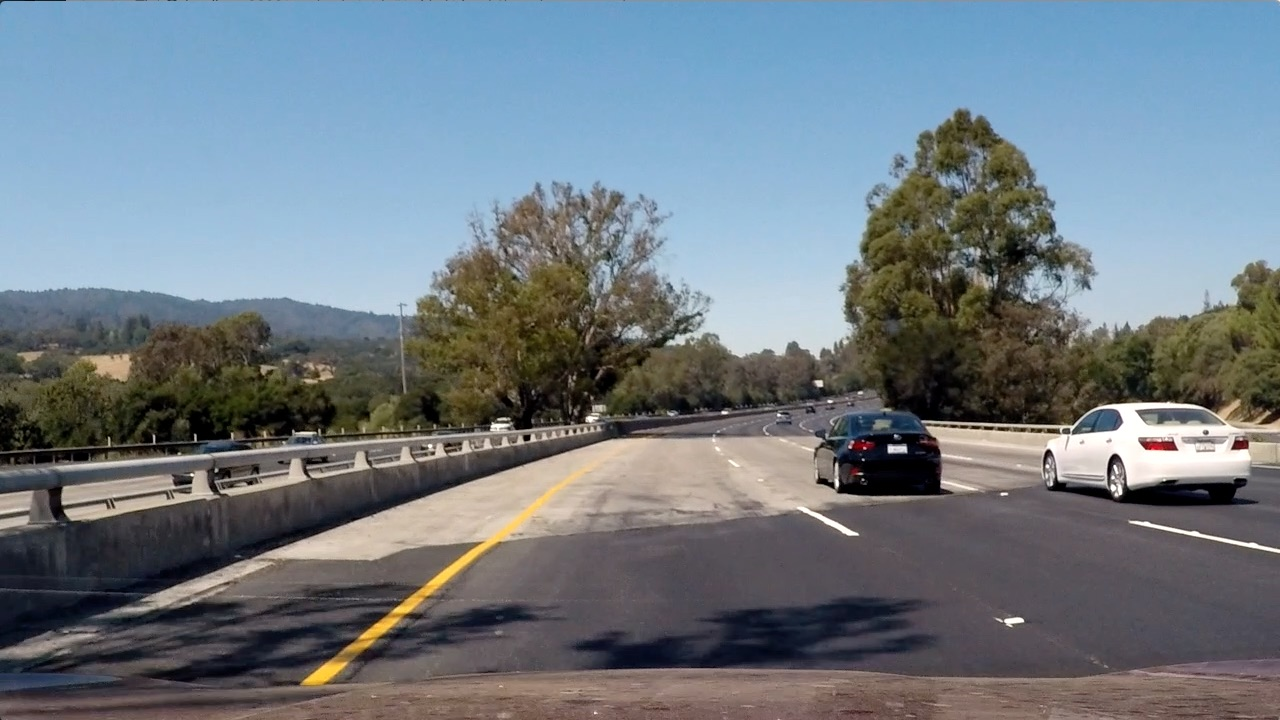
#> input picture test_images/test4.jpg, 1280 x 720 px
$ jupyter execute --allow-errors detect_cars.ipynb   (shell and % lines are left out)   (older library calls are emulated)   (text cells are left out)
#> lines starting #> are read from the running program, lines starting #| are printed output that depends on the picture; pictures that were not available may be replaced by others from this repository, and a replacement may not be noted
[cell 1]
import numpy as np
import cv2
from skimage.feature import hog
import path
import matplotlib.image as mpimg
import matplotlib.pyplot as plt
import os
from sklearn.preprocessing import StandardScaler
from sklearn.cross_validation import train_test_split
from sklearn.svm import LinearSVC
from scipy.ndimage.measurements import label
from moviepy.editor import VideoFileClip
from IPython.display import HTML

%pylab inline

[cell 2]
# [10 lines left out: function draw_boxes, not called in this run]

def convert_color(img, conv='RGB2YCrCb'):
    '''change image colorspace'''
    if conv == 'RGB2YCrCb':
        return cv2.cvtColor(img, cv2.COLOR_RGB2YCrCb)
    if conv == 'BGR2YCrCb':
        return cv2.cvtColor(img, cv2.COLOR_BGR2YCrCb)
    if conv == 'RGB2LUV':
        return cv2.cvtColor(img, cv2.COLOR_RGB2LUV)

def bin_spatial(img, size=(16, 16)):
    '''downsize an image and return a vector representation'''
    color1 = cv2.resize(img[:,:,0], size).ravel()
    color2 = cv2.resize(img[:,:,1], size).ravel()
    color3 = cv2.resize(img[:,:,2], size).ravel()
    return np.hstack((color1, color2, color3))

def color_hist(img, nbins=16,bins_range=(0, 256)):
    '''computes color histograms per channel in an image, returns single vector'''
    # Compute the histogram of the color channels separately
    channel1_hist = np.histogram(img[:,:,0], bins=nbins,range=bins_range,normed=True)
    channel2_hist = np.histogram(img[:,:,1], bins=nbins,range=bins_range,normed=True)
    channel3_hist = np.histogram(img[:,:,2], bins=nbins,range=bins_range,normed=True)
    # Concatenate the histograms into a single feature vector
    hist_features = np.concatenate((channel1_hist[0], channel2_hist[0], channel3_hist[0]))
    # Return the individual histograms, bin_centers and feature vector
    return hist_features

def get_hog_features(img, orient, pix_per_cell, cell_per_block,
                        vis=False, feature_vec=True):
    '''calculates HOG feature vector'''
    # Call with two outputs if vis==True
    if vis == True:
        features, hog_image = hog(img, orientations=orient,
                                  pixels_per_cell=(pix_per_cell, pix_per_cell),
                                  cells_per_block=(cell_per_block, cell_per_block),
                                  transform_sqrt=False,
                                  visualise=vis, feature_vector=feature_vec)
        return features, hog_image
    # Otherwise call with one output
    else:
        features = hog(img, orientations=orient,
                       pixels_per_cell=(pix_per_cell, pix_per_cell),
                       cells_per_block=(cell_per_block, cell_per_block),
                       transform_sqrt=False,
                       visualise=vis, feature_vector=feature_vec)
        return features

[cell 3]
def image_features(image
                   ,cspace='RGB2YCrCb'
                   ,orient=5
                   ,pix_per_cell=8
                   ,cell_per_block=2
                   ,hog_channel='ALL'
                   ,spatial_size=(16, 16)
                   ,hist_bins=16
                   ,hist_range=(0, 256)):
    '''generates image features, mostly for training ='''
    feature_image = convert_color(image,cspace)

    #get the hog features
    if hog_channel == 'ALL':
        hog_features = []
        for channel in range(feature_image.shape[2]):
            hog_features.append(get_hog_features(feature_image[:,:,channel],
                                orient, pix_per_cell, cell_per_block,
                                vis=False, feature_vec=True))
        hog_features = np.ravel(hog_features)
    else:
        hog_features = get_hog_features(feature_image[:,:,hog_channel], orient,
                    pix_per_cell, cell_per_block, vis=False, feature_vec=True)


    spatial_features = bin_spatial(feature_image, size=spatial_size)
    hist_features = color_hist(feature_image, nbins=hist_bins, bins_range=hist_range)

    return np.concatenate((spatial_features, hist_features,hog_features))

[cell 4]
def flip_left_right(img):
    return img[:,::-1,:]

[cell 5]
#train the classifier
X,Y=[],[]

for car in os.listdir('vehicles/'):
    if car == '.DS_Store': continue
    for imf in os.listdir(os.path.join('vehicles',car)):
        if not imf.endswith('.png'): continue
        im = mpimg.imread(os.path.join('vehicles',car,imf))
        X.append(image_features(im))
        Y.append(1)
        im = flip_left_right(im)
        X.append(image_features(im))
        Y.append(1)

for car in os.listdir('non-vehicles/'):
    if car == '.DS_Store': continue
    for imf in os.listdir(os.path.join('non-vehicles',car)):
        if not imf.endswith('.png'): continue
        im = mpimg.imread(os.path.join('non-vehicles',car,imf))
        X.append(image_features(im))
        Y.append(0)
        im = flip_left_right(im)
        X.append(image_features(im))
        Y.append(0)

X = np.array(X)
Y = np.array(Y)

#> (the rest of this cell did not finish here and is left out)

[cell 6]
#work in progress
def make_windows(box,dx,dy,window=64):
    '''makes search windows within a box'''

    x0,y0 = box[0]
    xN,yN = box[1]

    #how many windows?
    Nx = (xN - x0 +dx)//(window+dx)
    Ny = (yN - y0 +dy)//(window+dy)

    #center the boxes
    offsetx = ( xN-x0-(Nx-1)*(window+dx)-window) // 2
    offsety = ( yN-y0-(Ny-1)*(window+dy)-window) // 2

    boxes=[]
    for j in range(Ny):
        y = offsety+y0+j*(window+dy)
        for i in range(Nx):
            x = offsetx+x0+i*(window+dx)
            boxes.append([(x,y),(x+window,y+window)])

    return boxes

# [27 lines left out: functions features_in_windows, scale_boxes, not called in this run]

b=make_windows([(0,400),(1280,720)],0,0,window=128)
box_scales = [ (p2[0]-p1[0])/64.0 for p1,p2 in b]

W=50
b=make_windows([(0,400),(1280,720)],0,0,window=W)

scale = W/64.0

figure(figsize=(10,10))
#> (this line was passed over: IPython is not available in this run)
#> (the rest of this cell did not finish here and is left out)

[cell 7]
# [70 lines left out: function find_cars, not called in this run]

[cell 8]
# [8 lines left out: function build_heatmap, not called in this run]

[cell 9]
# [13 lines left out: function extract_car_boxes, not called in this run]

[cell 10]
# [12 lines left out: function get_car_boxes, not called in this run]

#> (a cell that did not finish here is left out)

[cell 12]
#generate images for writeup

[cell 13]
test_im = mpimg.imread('test_images/test4.jpg')
#> test_im is the input picture: shape (720, 1280, 3); mean R, G, B 112.2, 122.7, 130.9
imshow(test_im)
#> (this line was passed over: IPython is not available in this run)

[cell 14]
#load a test car
car_im = mpimg.imread('vehicles/KITTI_extracted/1456.png')
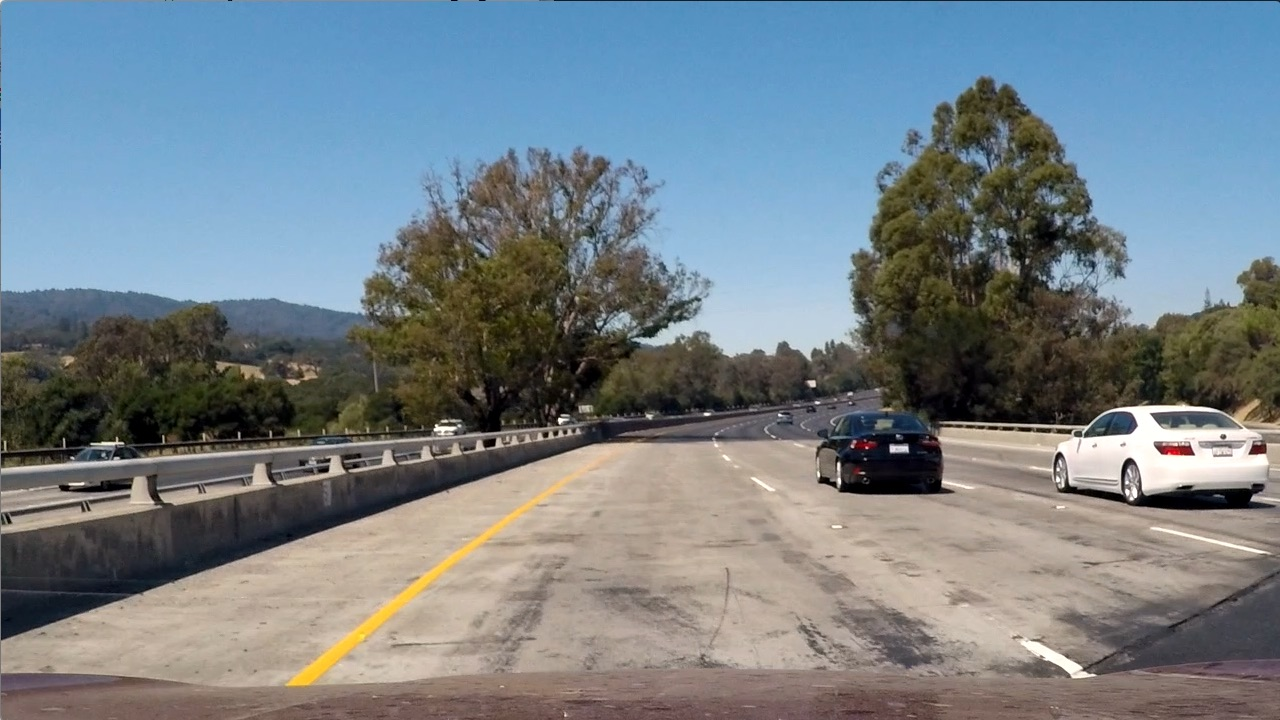
#> input picture test_images/test1.jpg, 1280 x 720 px, given in place of 1456.png, which was not available
#> car_im is the input picture: shape (720, 1280, 3); mean R, G, B 117.5, 128.7, 135.5
imshow(car_im)
#> (this line was passed over: IPython is not available in this run)

[cell 15]
fim = convert_color(car_im,'RGB2YCrCb')
#> in convert_color, `return cv2.cvtColor(img, cv2.COLOR_RGB2YCrCb)`: returned value: shape (720, 1280, 3); mean of channels 0, 1, 2 126.1, 121.9, 133.3
fhog,fhogim = get_hog_features(fim[:,:,1], orient=5,pix_per_cell=8, cell_per_block=2, vis=True)
#> in get_hog_features, `features, hog_image = hog(img, orientations=orient, pixels_per_cell=(p..`:
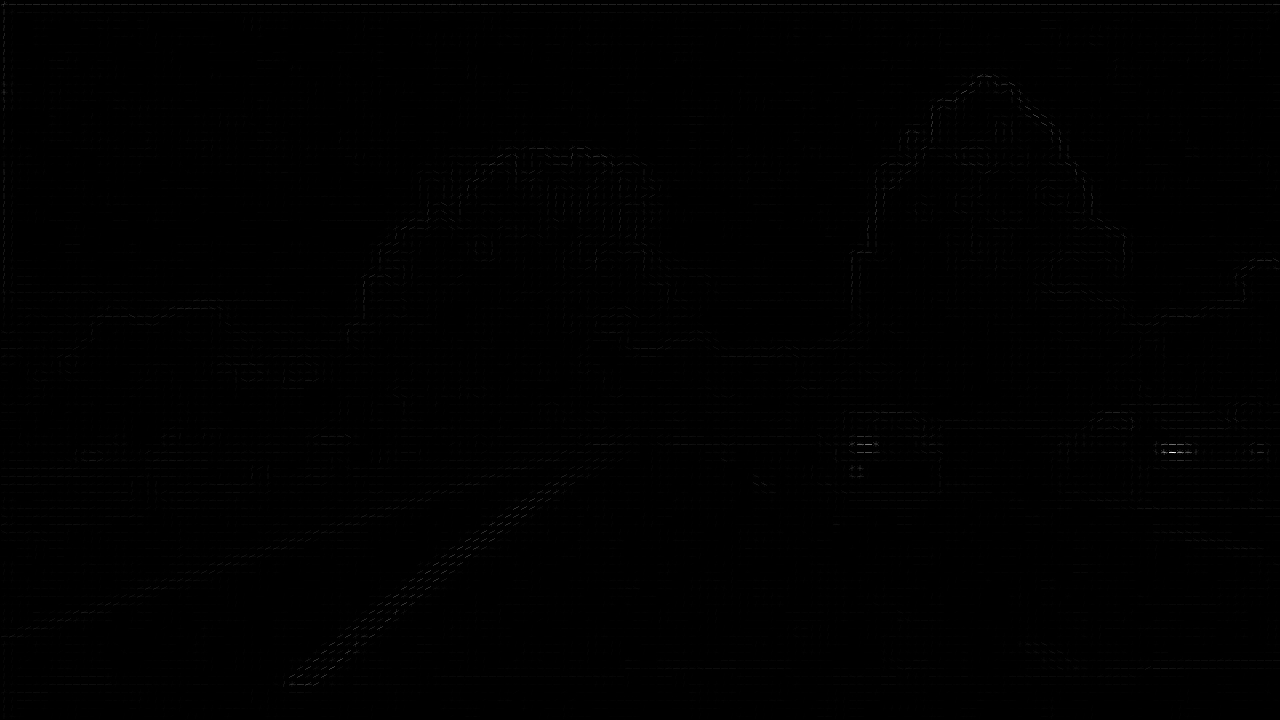
#> hog_image: shape (720, 1280) float64; min 0, max 30.16, mean 0.1; drawn with min black and max white
#> in get_hog_features, `features, hog_image = hog(img, orientations=orient, pixels_per_cell=(p..`:
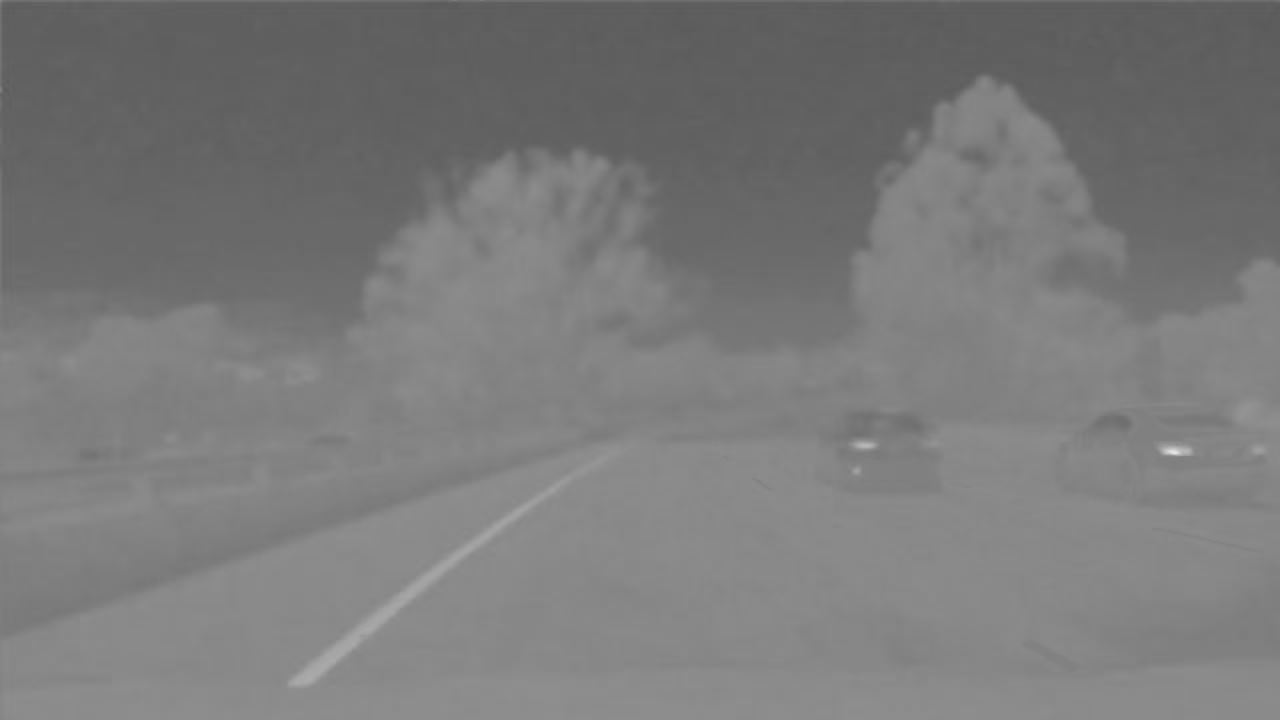
#> img: shape (720, 1280); min 90, max 232, mean 121.9
imshow(fim[:,:,1])
#> (this line was passed over: IPython is not available in this run)
figure()
#> (this line was passed over: IPython is not available in this run)
imshow(fhogim)
#> (this line was passed over: IPython is not available in this run)

[cell 16]
plot(image_features(car_im))
#> after the loop in image_features, `for channel in range(feature_image.shape[2]):`: hog_features = 3 items
#> in bin_spatial, `color1 = cv2.resize(img[:,:,0], size).ravel()`: color1 = 256 values, max 254 at index 158, min 1 at index 146, mean 127.8
#> in bin_spatial, `color2 = cv2.resize(img[:,:,1], size).ravel()`: color2 = 256 values, max 150 at index 197, min 93 at index 8, mean 121.6
#> in bin_spatial, `color3 = cv2.resize(img[:,:,2], size).ravel()`: color3 = 256 values, max 162 at index 3, min 97 at index 197, mean 133.7
#> in image_features, `spatial_features = bin_spatial(feature_image, size=spatial_size)`: spatial_features = 768 values, max 254 at index 158, min 1 at index 146, mean 127.7
#> in color_hist, `hist_features = np.concatenate((channel1_hist[0], channel2_hist[0], ch..`: hist_features = 48 values, max 0.0349 at index 24, min 0 at index 16, mean 0.00391
#> (this line was passed over: IPython is not available in this run)
